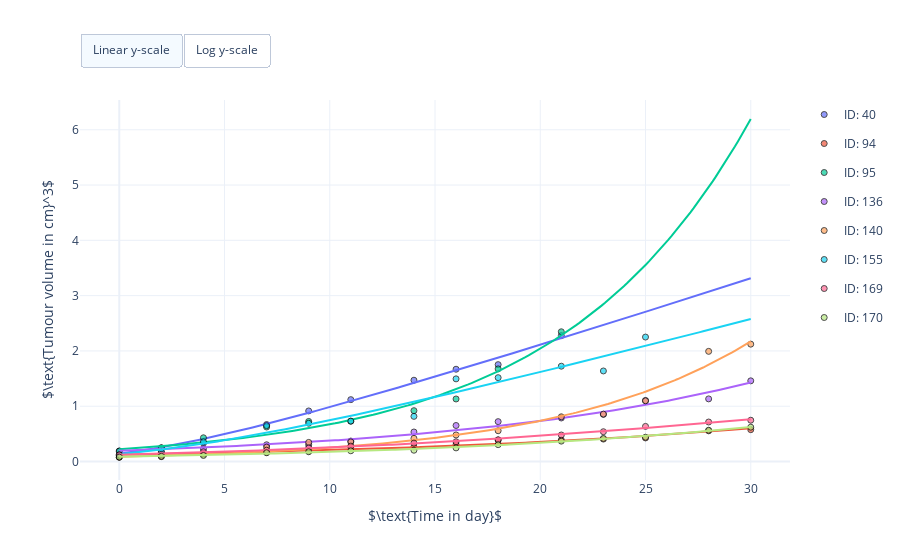

The code cell stored with this chart in its notebook:
### Code cell
#
# Visualise simulated tumour growth together with control growth data.
#
# This cell needs the optimised model parameters, the simulated tumour growth and the control growth data:
# [mouse_parameters, times, tumour_growth, data]
#

import pandas as pd
import plotly.colors
import plotly.graph_objects as go


# Get number of individual mice
n_mice = len(tumour_growth)

# Define colorscheme
colors = plotly.colors.qualitative.Plotly[:n_mice]

# Create figure
fig = go.Figure()

# Scatter plot LXF A677 time-series data for each mouse
mouse_ids = data['#ID'].unique()
for index, id_m in enumerate(mouse_ids):
    # Create mask for mouse
    mask = data['#ID'] == id_m

    # Get time points for mouse
    observed_times = data['TIME in day'][mask]

    # Get observed tumour volumes for mouse
    observed_volumes = data['TUMOUR VOLUME in cm^3'][mask]

    # Get simulated tumour volumes for mouse
    simulated_volumes = tumour_growth[index, :]

    # Get mouse parameters
    params = mouse_parameters[index, :]

    # Plot data
    fig.add_trace(go.Scatter(
        x=observed_times,
        y=observed_volumes,
        legendgroup="ID: %d" % id_m,
        name="ID: %d" % id_m,
        showlegend=True,
        hovertemplate=
            "<b>Measurement </b><br>" +
            "ID: %d<br>" % id_m +
            "Time: %{x:} day<br>" +
            "Tumour volume: %{y:.02f} cm^3<br>" +
            "Cancer type: LXF A677<br>" +
            "<extra></extra>",
        mode="markers",
        marker=dict(
            symbol='circle',
            opacity=0.7,
            line=dict(color='black', width=1),
            color=colors[index])
    ))

    # Plot simulated growth
    fig.add_trace(go.Scatter(
        x=times,
        y=simulated_volumes,
        legendgroup="ID: %d" % id_m,
        name="ID: %d" % id_m,
        showlegend=False,
        hovertemplate=
            "<b>Simulation </b><br>" +
            "ID: %d<br>" % id_m +
            "Time: %{x:.0f} day<br>" +
            "Tumour volume: %{y:.02f} cm^3<br>" +
            "Cancer type: LXF A677<br>" +
            "<br>" +
            "<b>Parameter estimates </b><br>" +
            "Initial tumour volume: %.02f cm^3<br>" % params[0] +
            "Expon. growth rate: %.02f 1/day<br>" % params[1] +
            "Lin. growth rate: %.02f cm^3/day<br>" % params[2] +
            "<extra></extra>",
        mode="lines",
        line=dict(color=colors[index])
    ))

# Set X, Y axis and figure size
fig.update_layout(
    autosize=True,
    xaxis_title=r'$\text{Time in day}$',
    yaxis_title=r'$\text{Tumour volume in cm}^3$',
    template="plotly_white")

# Add switch between linear and log y-scale
fig.update_layout(
    updatemenus=[
        dict(
            type = "buttons",
            direction = "left",
            buttons=list([
                dict(
                    args=[{"yaxis.type": "linear"}],
                    label="Linear y-scale",
                    method="relayout"
                ),
                dict(
                    args=[{"yaxis.type": "log"}],
                    label="Log y-scale",
                    method="relayout"
                )
            ]),
            pad={"r": 0, "t": -10},
            showactive=True,
            x=0.0,
            xanchor="left",
            y=1.15,
            yanchor="top"
        ),
    ]
)

# Show figure
fig.show()

### Figure 1 — Plotly figure (JSON) as saved in the notebook; plotly's stock layout.template omitted (floating-point values rounded to 4 significant figures; data arrays with more than 128 entries replaced by an {"elided": "..."} marker saying what was removed)
{"data": [{"hovertemplate": "<b>Measurement </b><br>ID: 40<br>Time: %{x:} day<br>Tumour volume: %{y:.02f} cm^3<br>Cancer type: LXF A677<br><extra></extra>", "legendgroup": "ID: 40", "marker": {"color": "#636EFA", "line": {"color": "black", "width": 1}, "opacity": 0.7, "symbol": "circle"}, "mode": "markers", "name": "ID: 40", "showlegend": true, "type": "scatter", "x": [0, 2, 4, 7, 9, 11, 14, 16, 18, 21], "y": [0.1918, 0.2492, 0.3307, 0.6684, 0.915, 1.119, 1.47, 1.669, 1.752, 2.277]}, {"hovertemplate": "<b>Simulation </b><br>ID: 40<br>Time: %{x:.0f} day<br>Tumour volume: %{y:.02f} cm^3<br>Cancer type: LXF A677<br><br><b>Parameter estimates </b><br>Initial tumour volume: 0.14 cm^3<br>Expon. growth rate: 0.27 1/day<br>Lin. growth rate: 0.13 cm^3/day<br><extra></extra>", "legendgroup": "ID: 40", "line": {"color": "#636EFA"}, "mode": "lines", "name": "ID: 40", "showlegend": false, "type": "scatter", "x": {"elided": "200 float values"}, "y": {"elided": "200 float values"}}, {"hovertemplate": "<b>Measurement </b><br>ID: 94<br>Time: %{x:} day<br>Tumour volume: %{y:.02f} cm^3<br>Cancer type: LXF A677<br><extra></extra>", "legendgroup": "ID: 94", "marker": {"color": "#EF553B", "line": {"color": "black", "width": 1}, "opacity": 0.7, "symbol": "circle"}, "mode": "markers", "name": "ID: 94", "showlegend": true, "type": "scatter", "x": [0, 2, 4, 7, 9, 11, 14, 16, 18, 21, 23, 25, 28, 30], "y": [0.07725, 0.08848, 0.1253, 0.1655, 0.1895, 0.2647, 0.2647, 0.3069, 0.3892, 0.3892, 0.4058, 0.4265, 0.5551, 0.5762]}, {"hovertemplate": "<b>Simulation </b><br>ID: 94<br>Time: %{x:.0f} day<br>Tumour volume: %{y:.02f} cm^3<br>Cancer type: LXF A677<br><br><b>Parameter estimates </b><br>Initial tumour volume: 0.12 cm^3<br>Expon. growth rate: 0.03 1/day<br>Lin. growth rate: -4263736539.90 cm^3/day<br><extra></extra>", "legendgroup": "ID: 94", "line": {"color": "#EF553B"}, "mode": "lines", "name": "ID: 94", "showlegend": false, "type": "scatter", "x": {"elided": "200 float values"}, "y": {"elided": "200 float values"}}, {"hovertemplate": "<b>Measurement </b><br>ID: 95<br>Time: %{x:} day<br>Tumour volume: %{y:.02f} cm^3<br>Cancer type: LXF A677<br><extra></extra>", "legendgroup": "ID: 95", "marker": {"color": "#00CC96", "line": {"color": "black", "width": 1}, "opacity": 0.7, "symbol": "circle"}, "mode": "markers", "name": "ID: 95", "showlegend": true, "type": "scatter", "x": [0, 2, 4, 7, 9, 11, 14, 16, 18, 21], "y": [0.1862, 0.2464, 0.4293, 0.6243, 0.7247, 0.7301, 0.9196, 1.131, 1.676, 2.347]}, {"hovertemplate": "<b>Simulation </b><br>ID: 95<br>Time: %{x:.0f} day<br>Tumour volume: %{y:.02f} cm^3<br>Cancer type: LXF A677<br><br><b>Parameter estimates </b><br>Initial tumour volume: 0.22 cm^3<br>Expon. growth rate: 0.06 1/day<br>Lin. growth rate: 1499672261035.19 cm^3/day<br><extra></extra>", "legendgroup": "ID: 95", "line": {"color": "#00CC96"}, "mode": "lines", "name": "ID: 95", "showlegend": false, "type": "scatter", "x": {"elided": "200 float values"}, "y": {"elided": "200 float values"}}, {"hovertemplate": "<b>Measurement </b><br>ID: 136<br>Time: %{x:} day<br>Tumour volume: %{y:.02f} cm^3<br>Cancer type: LXF A677<br><extra></extra>", "legendgroup": "ID: 136", "marker": {"color": "#AB63FA", "line": {"color": "black", "width": 1}, "opacity": 0.7, "symbol": "circle"}, "mode": "markers", "name": "ID: 136", "showlegend": true, "type": "scatter", "x": [0, 2, 4, 7, 9, 11, 14, 16, 18, 21, 23, 25, 28, 30], "y": [0.1186, 0.1751, 0.23, 0.3027, 0.3027, 0.3704, 0.5342, 0.6517, 0.7213, 0.7873, 0.853, 1.105, 1.133, 1.459]}, {"hovertemplate": "<b>Simulation </b><br>ID: 136<br>Time: %{x:.0f} day<br>Tumour volume: %{y:.02f} cm^3<br>Cancer type: LXF A677<br><br><b>Parameter estimates </b><br>Initial tumour volume: 0.19 cm^3<br>Expon. growth rate: 0.03 1/day<br>Lin. growth rate: -24908115111.58 cm^3/day<br><extra></extra>", "legendgroup": "ID: 136", "line": {"color": "#AB63FA"}, "mode": "lines", "name": "ID: 136", "showlegend": false, "type": "scatter", "x": {"elided": "200 float values"}, "y": {"elided": "200 float values"}}, {"hovertemplate": "<b>Measurement </b><br>ID: 140<br>Time: %{x:} day<br>Tumour volume: %{y:.02f} cm^3<br>Cancer type: LXF A677<br><extra></extra>", "legendgroup": "ID: 140", "marker": {"color": "#FFA15A", "line": {"color": "black", "width": 1}, "opacity": 0.7, "symbol": "circle"}, "mode": "markers", "name": "ID: 140", "showlegend": true, "type": "scatter", "x": [0, 2, 4, 7, 9, 11, 14, 16, 18, 21, 23, 25, 28, 30], "y": [0.07933, 0.1269, 0.1461, 0.2611, 0.3457, 0.3552, 0.419, 0.4803, 0.5567, 0.809, 0.8573, 1.098, 1.992, 2.123]}, {"hovertemplate": "<b>Simulation </b><br>ID: 140<br>Time: %{x:.0f} day<br>Tumour volume: %{y:.02f} cm^3<br>Cancer type: LXF A677<br><br><b>Parameter estimates </b><br>Initial tumour volume: 0.08 cm^3<br>Expon. growth rate: 0.05 1/day<br>Lin. growth rate: 29912851969.72 cm^3/day<br><extra></extra>", "legendgroup": "ID: 140", "line": {"color": "#FFA15A"}, "mode": "lines", "name": "ID: 140", "showlegend": false, "type": "scatter", "x": {"elided": "200 float values"}, "y": {"elided": "200 float values"}}, {"hovertemplate": "<b>Measurement </b><br>ID: 155<br>Time: %{x:} day<br>Tumour volume: %{y:.02f} cm^3<br>Cancer type: LXF A677<br><extra></extra>", "legendgroup": "ID: 155", "marker": {"color": "#19D3F3", "line": {"color": "black", "width": 1}, "opacity": 0.7, "symbol": "circle"}, "mode": "markers", "name": "ID: 155", "showlegend": true, "type": "scatter", "x": [0, 2, 4, 7, 9, 11, 14, 16, 18, 21, 23, 25], "y": [0.1059, 0.1677, 0.3563, 0.649, 0.6922, 0.7301, 0.8165, 1.495, 1.517, 1.724, 1.638, 2.251]}, {"hovertemplate": "<b>Simulation </b><br>ID: 155<br>Time: %{x:.0f} day<br>Tumour volume: %{y:.02f} cm^3<br>Cancer type: LXF A677<br><br><b>Parameter estimates </b><br>Initial tumour volume: 0.13 cm^3<br>Expon. growth rate: 0.20 1/day<br>Lin. growth rate: 0.11 cm^3/day<br><extra></extra>", "legendgroup": "ID: 155", "line": {"color": "#19D3F3"}, "mode": "lines", "name": "ID: 155", "showlegend": false, "type": "scatter", "x": {"elided": "200 float values"}, "y": {"elided": "200 float values"}}, {"hovertemplate": "<b>Measurement </b><br>ID: 169<br>Time: %{x:} day<br>Tumour volume: %{y:.02f} cm^3<br>Cancer type: LXF A677<br><extra></extra>", "legendgroup": "ID: 169", "marker": {"color": "#FF6692", "line": {"color": "black", "width": 1}, "opacity": 0.7, "symbol": "circle"}, "mode": "markers", "name": "ID: 169", "showlegend": true, "type": "scatter", "x": [0, 2, 4, 7, 9, 11, 14, 16, 18, 21, 23, 25, 28, 30], "y": [0.123, 0.1288, 0.1764, 0.2052, 0.2461, 0.2788, 0.333, 0.3564, 0.3928, 0.4799, 0.5391, 0.6354, 0.7146, 0.747]}, {"hovertemplate": "<b>Simulation </b><br>ID: 169<br>Time: %{x:.0f} day<br>Tumour volume: %{y:.02f} cm^3<br>Cancer type: LXF A677<br><br><b>Parameter estimates </b><br>Initial tumour volume: 0.12 cm^3<br>Expon. growth rate: 0.04 1/day<br>Lin. growth rate: 0.07 cm^3/day<br><extra></extra>", "legendgroup": "ID: 169", "line": {"color": "#FF6692"}, "mode": "lines", "name": "ID: 169", "showlegend": false, "type": "scatter", "x": {"elided": "200 float values"}, "y": {"elided": "200 float values"}}, {"hovertemplate": "<b>Measurement </b><br>ID: 170<br>Time: %{x:} day<br>Tumour volume: %{y:.02f} cm^3<br>Cancer type: LXF A677<br><extra></extra>", "legendgroup": "ID: 170", "marker": {"color": "#B6E880", "line": {"color": "black", "width": 1}, "opacity": 0.7, "symbol": "circle"}, "mode": "markers", "name": "ID: 170", "showlegend": true, "type": "scatter", "x": [0, 2, 4, 7, 9, 11, 14, 16, 18, 21, 23, 25, 28, 30], "y": [0.08006, 0.09422, 0.1093, 0.159, 0.1762, 0.1941, 0.2042, 0.2464, 0.3051, 0.3683, 0.4182, 0.4396, 0.5662, 0.6206]}, {"hovertemplate": "<b>Simulation </b><br>ID: 170<br>Time: %{x:.0f} day<br>Tumour volume: %{y:.02f} cm^3<br>Cancer type: LXF A677<br><br><b>Parameter estimates </b><br>Initial tumour volume: 0.09 cm^3<br>Expon. growth rate: 0.04 1/day<br>Lin. growth rate: 0.20 cm^3/day<br><extra></extra>", "legendgroup": "ID: 170", "line": {"color": "#B6E880"}, "mode": "lines", "name": "ID: 170", "showlegend": false, "type": "scatter", "x": {"elided": "200 float values"}, "y": {"elided": "200 float values"}}], "layout": {"autosize": true, "updatemenus": [{"buttons": [{"args": [{"yaxis.type": "linear"}], "label": "Linear y-scale", "method": "relayout"}, {"args": [{"yaxis.type": "log"}], "label": "Log y-scale", "method": "relayout"}], "direction": "left", "pad": {"r": 0, "t": -10}, "showactive": true, "type": "buttons", "x": 0, "xanchor": "left", "y": 1.15, "yanchor": "top"}], "xaxis": {"title": {"text": "$\\text{Time in day}$"}}, "yaxis": {"title": {"text": "$\\text{Tumour volume in cm}^3$"}}}}
